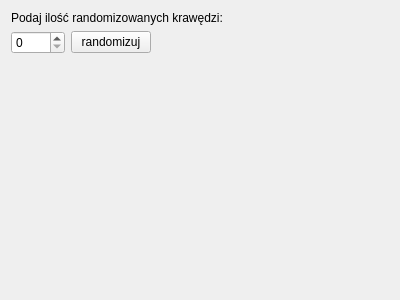
<?xml version="1.0" encoding="UTF-8"?>
<ui version="4.0">
 <class>RandomizerWidget</class>
 <widget class="QWidget" name="RandomizerWidget">
  <property name="geometry">
   <rect>
    <x>0</x>
    <y>0</y>
    <width>400</width>
    <height>300</height>
   </rect>
  </property>
  <property name="windowTitle">
   <string>Form</string>
  </property>
  <layout class="QVBoxLayout" name="verticalLayout">
   <item>
    <widget class="QLabel" name="label">
     <property name="text">
      <string>Podaj ilość randomizowanych krawędzi:</string>
     </property>
    </widget>
   </item>
   <item>
    <layout class="QHBoxLayout" name="horizontalLayout">
     <item>
      <widget class="QSpinBox" name="numberOfRandomizations">
       <property name="maximum">
        <number>1000</number>
       </property>
      </widget>
     </item>
     <item>
      <widget class="QPushButton" name="applyButton">
       <property name="text">
        <string>randomizuj</string>
       </property>
      </widget>
     </item>
     <item>
      <spacer name="horizontalSpacer">
       <property name="orientation">
        <enum>Qt::Horizontal</enum>
       </property>
       <property name="sizeHint" stdset="0">
        <size>
         <width>40</width>
         <height>20</height>
        </size>
       </property>
      </spacer>
     </item>
    </layout>
   </item>
   <item>
    <widget class="QLabel" name="feedBackLabel">
     <property name="text">
      <string/>
     </property>
    </widget>
   </item>
   <item>
    <spacer name="verticalSpacer">
     <property name="orientation">
      <enum>Qt::Vertical</enum>
     </property>
     <property name="sizeHint" stdset="0">
      <size>
       <width>20</width>
       <height>40</height>
      </size>
     </property>
    </spacer>
   </item>
  </layout>
 </widget>
 <resources/>
 <connections/>
</ui>
